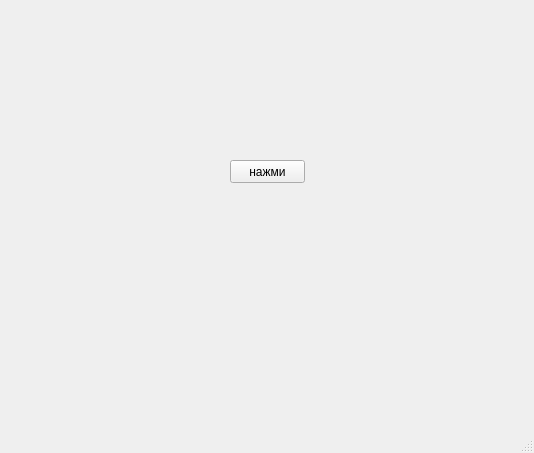
<?xml version="1.0" encoding="UTF-8"?>
<ui version="4.0">
 <class>MainWindow</class>
 <widget class="QMainWindow" name="MainWindow">
  <property name="geometry">
   <rect>
    <x>0</x>
    <y>0</y>
    <width>534</width>
    <height>453</height>
   </rect>
  </property>
  <property name="windowTitle">
   <string>MainWindow</string>
  </property>
  <widget class="QWidget" name="centralwidget">
   <widget class="QPushButton" name="pushButton">
    <property name="geometry">
     <rect>
      <x>230</x>
      <y>160</y>
      <width>75</width>
      <height>23</height>
     </rect>
    </property>
    <property name="text">
     <string>нажми</string>
    </property>
   </widget>
  </widget>
  <widget class="QMenuBar" name="menubar">
   <property name="geometry">
    <rect>
     <x>0</x>
     <y>0</y>
     <width>534</width>
     <height>21</height>
    </rect>
   </property>
  </widget>
  <widget class="QStatusBar" name="statusbar"/>
 </widget>
 <resources/>
 <connections/>
</ui>
